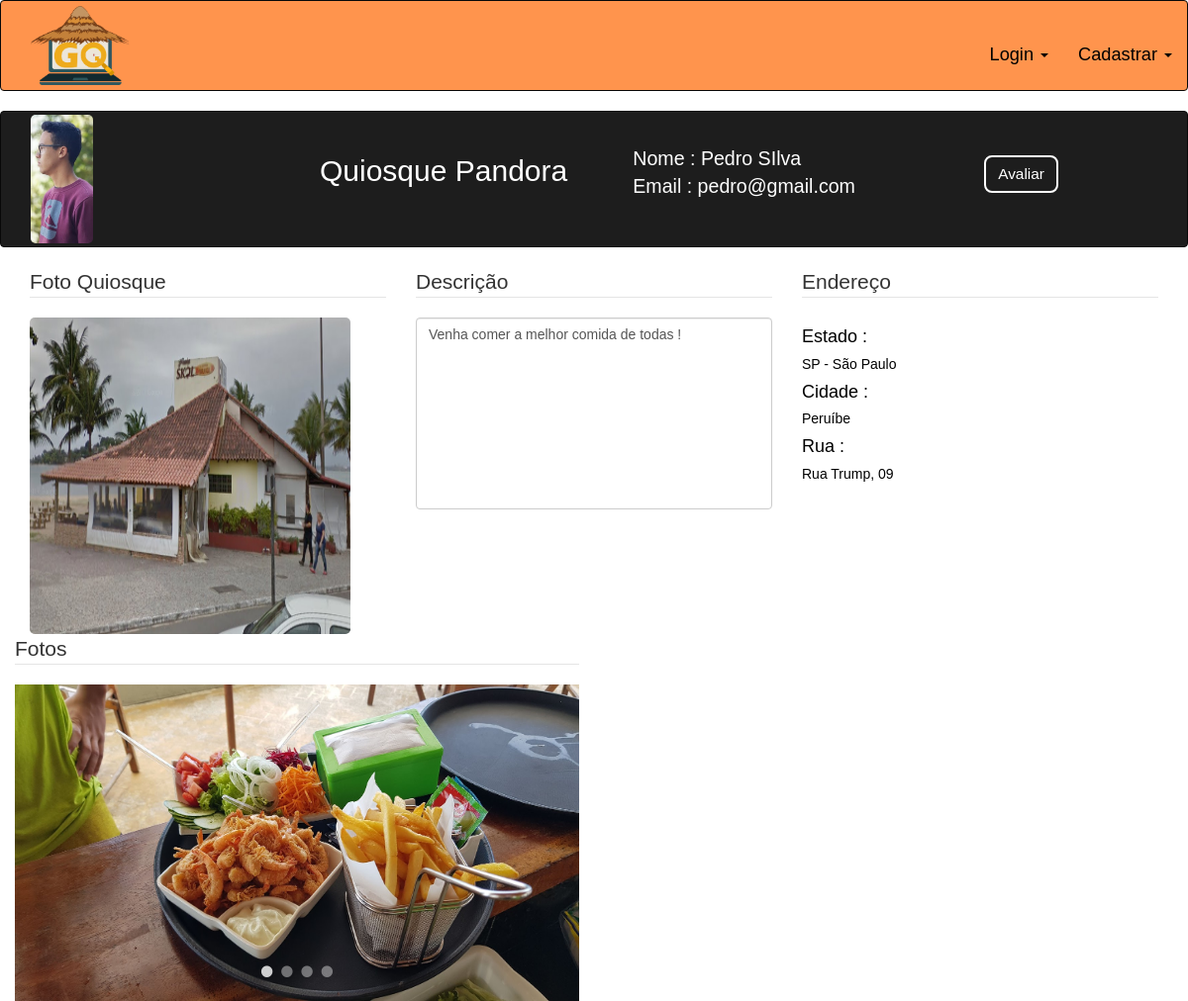
Page /buscaQuisquioque.php?id=4 on the committed database.
### tables this page shows
CREATE TABLE IF NOT EXISTS `quiosque` (
  `cd_quiosque` int(5) NOT NULL AUTO_INCREMENT,
  `nm_quiosque` varchar(50) NOT NULL,
  `nm_endereco` varchar(50) NOT NULL,
  `hr_quiosque_inicio` varchar(6) NOT NULL,
  `hr_quiosque_fim` varchar(6) NOT NULL,
  `nr_cnpj` varchar(20) NOT NULL,
  `ds_quiosque` varchar(5000) NOT NULL,
  `tel_quiosque` varchar(15) DEFAULT NULL,
  `id_pessoa` int(5) NOT NULL,
  `nm_cidade` varchar(50) NOT NULL,
  `nm_estado` varchar(50) NOT NULL,
  `img_quiosque` varchar(100) DEFAULT NULL,
  PRIMARY KEY (`cd_quiosque`),
  KEY `id_pessoa` (`id_pessoa`)
);

CREATE TABLE IF NOT EXISTS `pessoa` (
  `cd_pessoa` int(5) NOT NULL AUTO_INCREMENT,
  `nm_usuario` varchar(50) NOT NULL,
  `nm_email` varchar(50) NOT NULL,
  `nm_senha` varchar(50) NOT NULL,
  `img_usuario` varchar(45) DEFAULT NULL,
  `ds_tipo` bit(1) NOT NULL,
  PRIMARY KEY (`cd_pessoa`),
  UNIQUE KEY `nm_email` (`nm_email`)
);

CREATE TABLE IF NOT EXISTS `imagem` (
  `cd_imagem` int(5) NOT NULL AUTO_INCREMENT,
  `img_url` varchar(45) DEFAULT NULL,
  `id_quiosque` int(5) DEFAULT NULL,
  PRIMARY KEY (`cd_imagem`),
  KEY `id_quiosque` (`id_quiosque`)
);

### buscaQuisquioque.php (the view, shortened to what this page needs)
<?php
    $codigo = $_SESSION['codigo'];
    include_once "conexao.php";
    $cd = $_GET['id'];
    $sql = $con->query("SELECT * FROM quiosque WHERE cd_quiosque = '$cd'");
    	while($users = $sql->fetch(PDO::FETCH_OBJ)){
    		$id_proprietario = $users->id_pessoa;
    	}
?>
<!DOCTYPE html>
<html lang="pt-br">
<head>
	<link rel="stylesheet" href="https://maxcdn.bootstrapcdn.com/bootstrap/3.3.7/css/bootstrap.min.css">
	<link rel="stylesheet" href="css/gallery.theme.css">
  <link rel="stylesheet" href="css/gallery.min.css">
	<link rel="stylesheet" href="https://cdnjs.cloudflare.com/ajax/libs/font-awesome/4.7.0/css/font-awesome.min.css">
	<link rel="stylesheet" href="css/estilo.css">
</head>
<body>
	<header
		<?php
			if($codigo == ""){
				include "headerDeslogado.php";
			}
			$sql2 = $con->query("SELECT nm_usuario, nm_email, img_usuario
					FROM pessoa
					INNER JOIN quiosque ON quiosque.cd_quiosque = '$cd'
					AND pessoa.cd_pessoa = '$id_proprietario' ");
				 while($users = $sql2->fetch(PDO::FETCH_OBJ)){
				 	$caminho = $users->img_usuario;
					$nome = $users->nm_usuario;
					$email = $users->nm_email;
				 }
			$exibir = $con->query("SELECT * FROM quiosque WHERE cd_quiosque = '$cd'");
				while($users = $exibir->fetch(PDO::FETCH_OBJ)){
		?>
	</header>
	<nav class="navbar navbar-inverse" id="perfil2">
        <div class="container-fluid">
            <div class="navbar-header">
                <div class="col-md-4">
                    <img src="imgCadastrada/<?php echo $caminho?>" class="img-responsive" id="fotoUser"></img>
                </div>
            </div>
            <div class="col-sm-3" id="exibirNome">
            	<h2><?php echo $users->nm_quiosque;?></h2>
            </div>
            <div class="col-sm-3">
            <ul class="nav navbar-nav navbar-right" id="exibirInformacoes2">
                <li>Nome : <?php echo $nome;?></li><br>
                <li>Email : <?php echo $email;?></li>
            </ul>
            </div>
            <div class="col-sm-3">
            	<?php
            		if($codigo == ""){
            			include "avaliarDeslogado.php";
            		}else{?>
					<button class="btn btn-defalt" id="btnAvaliar" data-toggle="modal" data-target="#avaliar">Avaliar</button>
					<?php
            		}
							?>
            </div>
        </div>
    </nav>
	<div class="container-fluid">
		<div class="row">
			<div class="col-sm-12" id="informacoesGerais">
				<div class="col-sm-4">
					<fieldset>
						<legend>Foto Quiosque</legend>
						<img src="<?php echo $users->img_quiosque; ?>" id="fotoQuiosque" class="img-rounded"></img>
					</fieldset>
				</div>
				<div class="col-sm-4">
					<fieldset id="descricao">
						<legend>Descrição</legend>
						<div class="form-group shadow-textarea">
							<textarea style="resize: none; text-align: justify; background-color:white;" class="form-control z-depth-1" rows="9" readOnly><?php echo $users->ds_quiosque;?></textarea></textarea>
						</div>
					</fieldset>
				</div>
				<div class="col-sm-4">
					<fieldset>
						<legend>Endereço</legend>
						<h4 id="h4Perfil">Estado :</h4>
						<h5 id="h5Perfil"><?php echo $users-> nm_estado;?></h5>
						<h4 id="h4Perfil">Cidade :</h4>
						<h5 id="h5Perfil"><?php echo $users-> nm_cidade;?></h5>
						<h4 id="h4Perfil">Rua :</h4>
						<h5 id="h5Perfil"><?php echo $users-> nm_endereco?></h5>
					</fieldset>
				</div>
			</div>
		</div>
	</div>
	<div class="col-sm-6">
	  <fieldset>
	  <legend>Fotos</legend>
	  <?php
	      $retorno = $con->query("SELECT COUNT( * ) qt_foto FROM imagem WHERE id_quiosque = '$cd'");
	      while($users = $retorno->fetch(PDO::FETCH_OBJ)){
	        $qt_foto = $users->qt_foto;
	      }
	  ?>
  <div class="gallery autoplay items-<?php echo $qt_foto?>" id="acabei">
   <?php
			$mostraFotos = $con->query("SELECT * FROM imagem WHERE id_quiosque = '$cd'");
			while($users = $mostraFotos->fetch(PDO::FETCH_OBJ)){
		?>
    <figure class="item">
        <img id="acabei" src="<?php echo $users->img_url?>" class="img-responsive"></img>
    </figure>
    <?php
			}
    ?>
    <div class="controls">
      <?php
        for($x = 0; $x < $qt_foto; $x++){
      ?>
      <a href="#item-<?php echo $x?>" class="control-button">•</a>
      <?php
        }
      ?>
    </div>
  </div>
  </fieldset>
	</div>
</body>
</html>
<?php
}
?>

### headerDeslogado.php (shortened to what this page needs)
<nav class="navbar navbar-inverse">
		<div class="container-fluid">
			<div class="navbar-header">
				<a id="imagemheader" title="Ir para a página inicial" href="index.php"><img id="imgLogo" src="img/icone2.png" height="80px" width="100px"/></a>
			</div>
			<ul class="nav navbar-nav navbar-right" id="positionNav">
				<li class="dropdown">
					<a class="dropdown-toggle" data-toggle="dropdown" href="#">Login
       				<span class="caret"></span></a>
				</li>
				<li class="dropdown">
					<a class="dropdown-toggle" data-toggle="dropdown" href="#">Cadastrar
       				<span class="caret"></span></a>
				</li>
			</ul>
		</div>

### avaliarDeslogado.php (shortened to what this page needs)
<button class="btn btn-defalt" id="btnAvaliar" data-toggle="modal" data-target="#myModal">Avaliar</button>

### css/gallery.theme.css (style rules this page uses)
.gallery .control-button { color: #ccc; color: rgba(255, 255, 255, 0.4); }
.gallery { position: relative; margin-bottom: 3%; }
.gallery .item { height: 400px; overflow: hidden; text-align: center; background: white; }
.gallery .controls { position: absolute; bottom: 0; width: 100%; text-align: center; }
.gallery .control-button { display: inline-block; margin: 0 .02em; font-size: 3em; text-align: center; text-decoration: none; transition: color .1s; }

### css/estilo.css (style rules this page uses)
body { font-family: Arial, sans-serif; background-color: white; color: rgba(0, 0, 0, 1); }
.navbar-inverse { position: relative; background-color: #ff944d; padding: 0; }
.navbar-inverse .navbar-nav>li>a { color: black; }
#imgLogo { margin-top: 5px; margin-bottom: 5px; margin-left: 15px; }
#perfil2 { background-color: #1d1d1d; }
#fotoUser { height: 130px; margin-top: 3%; margin-bottom: 3%; border-radius: 5px 5px 5px 5px; }
#positionNav { margin-top: 2.5%; font-size: 130%; }
#fotoQuiosque { width: 90%; height: 250px; margin-top: 3%; margin-bottom: 3%; border-radius: 5px 5px 5px 5px; background-size: cover; margin: 0 auto; height: 320px; }
.container-fluid>.navbar-collapse, .container-fluid>.navbar-header, .container>.navbar-collapse, .container>.navbar-header { margin-right: 0; margin-left: 0; width: 35%; }
#exibirInformacoes2 { margin-top: 13%; color: white; font-size: 140%; margin-right: 5%; }
#btnAvaliar { position: absolute; left: 35%; margin-top: 15%; background-color: transparent; border: 2px solid white; border-radius: 8px; color: white; font-size: 110%; }
#exibirNome { margin-top: 2%; margin-left: -10%; color: white; }
#acabei { background-size: cover; margin: 0 auto; height: 320px; }

### rows in the picture
quiosque: id_pessoa.img_usuario (picture), nm_quiosque "Quiosque Pandora", id_pessoa.nm_usuario "Pedro SIlva", id_pessoa.nm_email "pedro@gmail.com", img_quiosque (picture), ds_quiosque "Venha comer a melhor comida de todas !", nm_estado "SP - São Paulo", nm_cidade "Peruíbe", nm_endereco "Rua Trump, 09"
imagem: img_url (picture)
